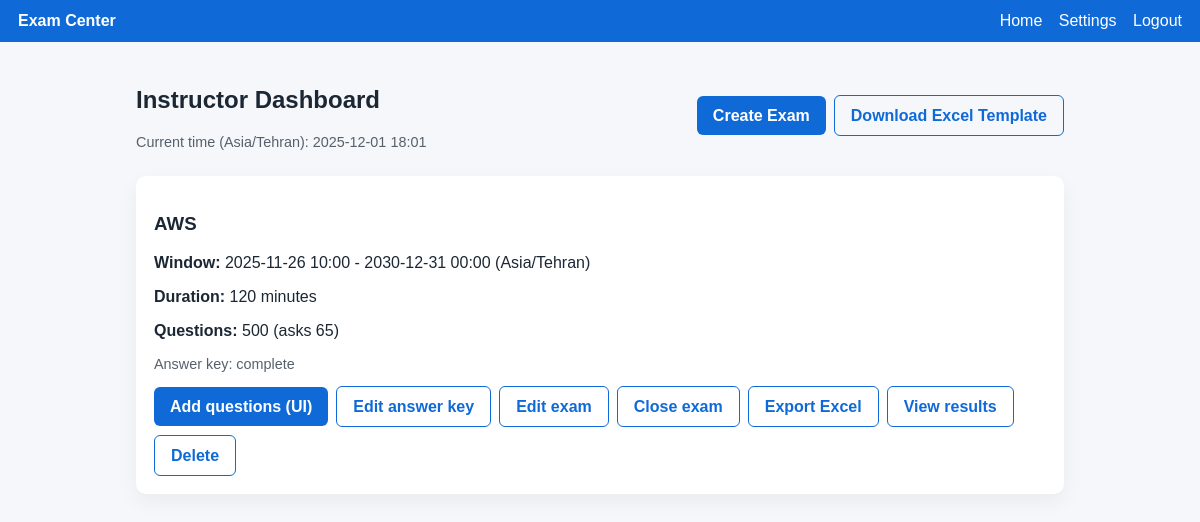
Screenshot of /instructor (signed in) with the database file from the repository.
### app/models/__init__.py (models this page shows, shortened)
class User(db.Model):
    id = db.Column(db.Integer, primary_key=True)
    username = db.Column(db.String(80), unique=True, nullable=False)
    password_hash = db.Column(db.String(256), nullable=False)
    role = db.Column(db.String(20), nullable=False)  # instructor or student
    full_name = db.Column(db.String(120))
    tenant_id = db.Column(db.Integer, db.ForeignKey("tenant.id"), nullable=False)
    tenant = db.relationship("Tenant")
    instructor_id = db.Column(db.Integer, db.ForeignKey("user.id"))
    instructor = db.relationship("User", remote_side=[id], backref="students", foreign_keys=[instructor_id])
    timezone = db.Column(db.String(64))

class Exam(db.Model):
    id = db.Column(db.Integer, primary_key=True)
    title = db.Column(db.String(200), nullable=False)
    description = db.Column(db.Text)
    start_at = db.Column(db.DateTime, nullable=False)
    end_at = db.Column(db.DateTime, nullable=False)
    duration_minutes = db.Column(db.Integer, nullable=False)
    created_by = db.Column(db.Integer, db.ForeignKey("user.id"), nullable=False)
    tenant_id = db.Column(db.Integer, db.ForeignKey("tenant.id"), nullable=False)
    tenant = db.relationship("Tenant")
    creator = db.relationship("User", foreign_keys=[created_by])
    timezone = db.Column(db.String(64), nullable=False, default="UTC")
    deleted_at = db.Column(db.DateTime)
    question_limit = db.Column(db.Integer)
    is_closed = db.Column(db.Boolean, default=False)
    closed_at = db.Column(db.DateTime)
    questions = db.relationship("Question", backref="exam", cascade="all, delete-orphan")
    def has_answer_key(self) -> bool:
        return bool(self.questions) and all(any(choice.is_correct for choice in q.choices) for q in self.questions)

### app/controllers/instructor.py (the view)
@bp.route("/instructor")
@login_required(role="instructor")
def instructor_dashboard():
    user = get_current_user()
    if user.role == "admin":
        return redirect(url_for("admin.admin_dashboard"))
    user_tz = user.timezone or "UTC"
    now_utc = datetime.now(timezone.utc)
    now_local = to_local(now_utc, user_tz)
    exams_raw = (
        Exam.query.filter_by(tenant_id=user.tenant_id, created_by=user.id)
        .filter(Exam.deleted_at.is_(None))
        .order_by(Exam.start_at.desc())
        .all()
    )
    exams = []
    for ex in exams_raw:
        start_local = fmt_dt(to_local(ex.start_at if ex.start_at.tzinfo else ex.start_at.replace(tzinfo=timezone.utc), user_tz))
        end_local = fmt_dt(to_local(ex.end_at if ex.end_at.tzinfo else ex.end_at.replace(tzinfo=timezone.utc), user_tz))
        exams.append({"obj": ex, "start_local": start_local, "end_local": end_local})
    return render_template("instructor_dashboard.html", exams=exams, now=now_local, user_timezone=user_tz)

### app/controllers/core.py (called while the page is built)
@bp.before_app_request
def log_access():
    if request.path.startswith("/static"):
        return
    user = get_current_user()
    tenant_id = user.tenant_id if user else None
    ip = request.headers.get("X-Forwarded-For", request.remote_addr)
    try:
        entry = AccessLog(
            ip=ip,
            path=request.path[:400],
            method=request.method,
            user_agent=(request.headers.get("User-Agent") or "")[:400],
            user_id=user.id if user else None,
            tenant_id=tenant_id,
        )
        db.session.add(entry)
        db.session.commit()
    except Exception:
        db.session.rollback()

### app/services/timezone.py (called while the page is built)
def to_local(dt: datetime | None, tz_name: str) -> datetime | None:
    if not dt:
        return dt
    try:
        tz = ZoneInfo(tz_name)
    except Exception:  # pragma: no cover
        tz = timezone.utc
    if dt.tzinfo is None:
        dt = dt.replace(tzinfo=timezone.utc)
    return dt.astimezone(tz)

def fmt_dt(dt: datetime | None) -> str:
    if not dt:
        return ""
    return dt.strftime("%Y-%m-%d %H:%M")

### app/utils/auth.py (called while the page is built)
def get_current_user():
    uid = session.get("user_id")
    if not uid:
        return None
    return db.session.get(User, uid)

def login_required(role=None):
    def decorator(func):
        @wraps(func)
        def wrapper(*args, **kwargs):
            user = get_current_user()
            if not user:
                flash("Please log in first.")
                return redirect(url_for("auth.login"))
            if role:
                allowed = {role} if isinstance(role, str) else set(role)
                if user.role != "admin" and user.role not in allowed:
                    abort(403)
            return func(*args, **kwargs)
        return wrapper
    return decorator

### templates/instructor_dashboard.html (shortened to what this page needs)
{% extends "layout.html" %}
{% block content %}
<div class="toolbar">
  <div>
    <h2>Instructor Dashboard</h2>
    <p class="hint">Current time ({{ user_timezone }}): {{ now.strftime("%Y-%m-%d %H:%M") }}</p>
  </div>
  <div class="actions">
    <a class="btn" href="{{ url_for('instructor.create_exam') }}">Create Exam</a>
    <a class="btn ghost" href="{{ url_for('instructor.excel_template') }}">Download Excel Template</a>
  </div>
</div>
{% if exams %}
  <div class="grid">
    {% for item in exams %}
      {% set exam = item.obj %}
      <article class="card">
        <h3>{{ exam.title }}</h3>
        <p dir="ltr"><strong>Window:</strong> {{ item.start_local }} - {{ item.end_local }} ({{ user_timezone }})</p>
        <p><strong>Duration:</strong> {{ exam.duration_minutes }} minutes</p>
        <p><strong>Questions:</strong> {{ exam.questions|length }}{% if exam.question_limit %} (asks {{ exam.question_limit }}){% endif %}</p>
        {% if exam.has_answer_key() %}
          <p class="hint">Answer key: complete</p>
        {% else %}
          <p class="hint">Answer key: missing selections</p>
        {% endif %}
        <div class="actions">
          <a class="btn" href="{{ url_for('instructor.add_question', exam_id=exam.id) }}">Add questions (UI)</a>
          <a class="btn ghost" href="{{ url_for('instructor.answer_key', exam_id=exam.id) }}">Edit answer key</a>
          <a class="btn ghost" href="{{ url_for('instructor.edit_exam', exam_id=exam.id) }}">Edit exam</a>
          <form method="post" action="{{ url_for('instructor.toggle_close_exam', exam_id=exam.id) }}" style="display:inline;">
            <button type="submit" class="btn ghost">{{ "Reopen" if exam.is_closed else "Close" }} exam</button>
          </form>
          <a class="btn ghost" href="{{ url_for('instructor.export_exam', exam_id=exam.id) }}">Export Excel</a>
          <a class="btn ghost" href="{{ url_for('instructor.instructor_exam_results', exam_id=exam.id) }}">View results</a>
          <form method="post" action="{{ url_for('instructor.delete_exam', exam_id=exam.id) }}" onsubmit="return confirm('Delete this exam?');" style="display:inline;">
            <button type="submit" class="btn ghost">Delete</button>
          </form>
        </div>
      </article>
    {% endfor %}
  </div>
{% else %}
  <p>No exams yet. Create one to get started.</p>
{% endif %}
{% endblock %}

### static/style.css (style rules this page uses)
* { box-sizing: border-box; }
body { font-family: Arial, sans-serif; margin: 0; background: #f5f7fb; color: #1c2734; }
a { color: #0f6ad8; text-decoration: none; }
.card { background: #fff; border-radius: 10px; padding: 18px; box-shadow: 0 8px 20px rgba(0,0,0,0.05); margin-bottom: 16px; }
.toolbar { display: flex; justify-content: space-between; align-items: center; margin-bottom: 12px; gap: 8px; flex-wrap: wrap; }
button, .btn { display: inline-block; padding: 10px 16px; border: none; border-radius: 6px; background: #0f6ad8; color: #fff; cursor: pointer; font-weight: 700; font-family: inherit; font-size: 1em; line-height: 1.2; text-decoration: none; }
button.ghost, .btn.ghost { background: transparent; color: #0f6ad8; border: 1px solid #0f6ad8; }
.hint { color: #56606c; font-size: 0.9em; }
.grid { display: grid; grid-template-columns: repeat(auto-fit, minmax(260px, 1fr)); gap: 12px; }
.actions { display: flex; gap: 8px; justify-content: flex-end; align-items: center; flex-wrap: wrap; }
.toolbar .actions { justify-content: flex-end; flex-wrap: wrap; }
.card .actions { justify-content: flex-start; }
.actions form { margin: 0; display: inline-flex; }
.ghost { background: transparent; }

### rows the page displays
User: timezone "Asia/Tehran", exams "Asia/Tehran"
Exam: title "AWS", duration_minutes "120", question_limit "65", is_closed "Close"

### other values shown
{{ now.strftime("%Y-%m-%d %H:%M") }} "2025-12-01 18:01"
{{ item.start_local }} "2025-11-26 10:00"
{{ item.end_local }} "2030-12-31 00:00"
{{ exam.questions|length }} "500"
